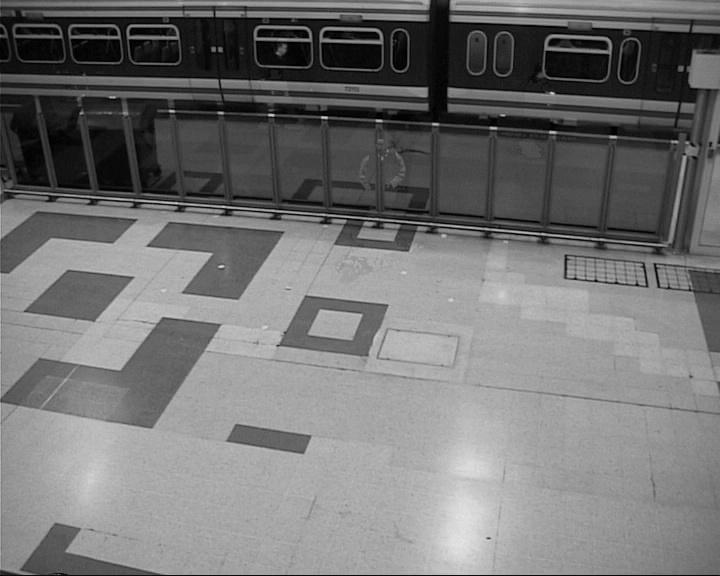
#> input picture back.jpg, 720 x 576 px, found by its file name
$ python count_person.py
#> lines starting #> are read from the running program, lines starting #| are printed output that depends on the picture; after the words box and inside, x2 and y2 are one past the last pixel; in counts of white or black regions, pixels touching at a corner belong together; pictures that were not available may be replaced by others from this repository, and a replacement may not be noted
### code/sub_find_Back.py
import cv2
import numpy as np
import datetime
import os
import time

def subFiltter(img, filtter: int):
    """
    输入图片将其按阈值过滤
    :param img: 源图片（灰度图）
    :param filtter: 阈值
    :return: 无返回值，在原图片基础上修改
    """
    imginfo = img.shape
    hei = imginfo[0]
    wid = imginfo[1]
    # 设置阈值将二者转换为白色底图
    for i in range(hei):
        for j in range(wid):
            if img[i, j] < filtter:
                img[i, j] = 255
            else:
                continue


# [204 lines left out: functions subGetBack, video_read, person_count, counts, not called in this run]

### code/count_person.py
import cv2
import sub_find_Back
import numpy as np
import copy
img1 = cv2.imread('../new/back.jpg', 0)
#> img1 is the input picture: shape (576, 720); min 0, max 228, mean 115.5
img2 = cv2.imread('capture_image_155.jpg', 0)
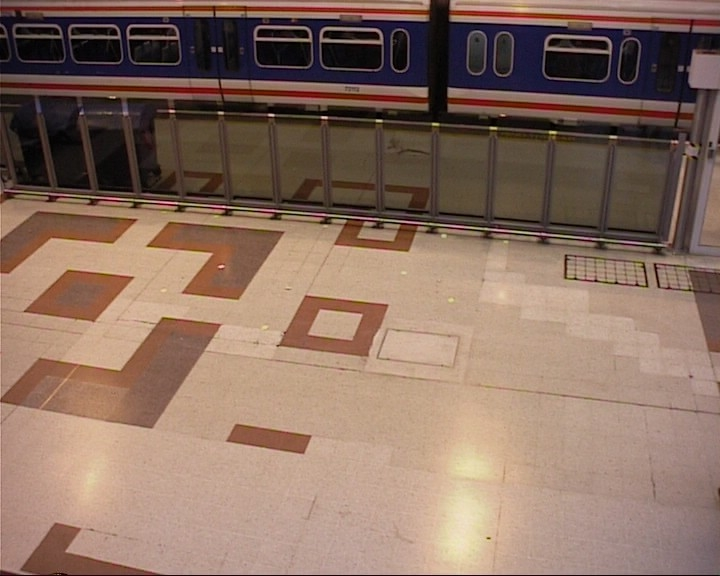
#> input picture code/source/testp.jpg, 720 x 576 px, given in place of capture_image_155.jpg, which was not available
#> img2: shape (576, 720); min 0, max 229, mean 117.9
img2_copy = copy.deepcopy(img2)
imgInfo = img1.shape
#> imgInfo = (576, 720)
hei = imgInfo[0]
#> hei = 576
wid = imgInfo[1]
#> wid = 720
sub = img1 - img2
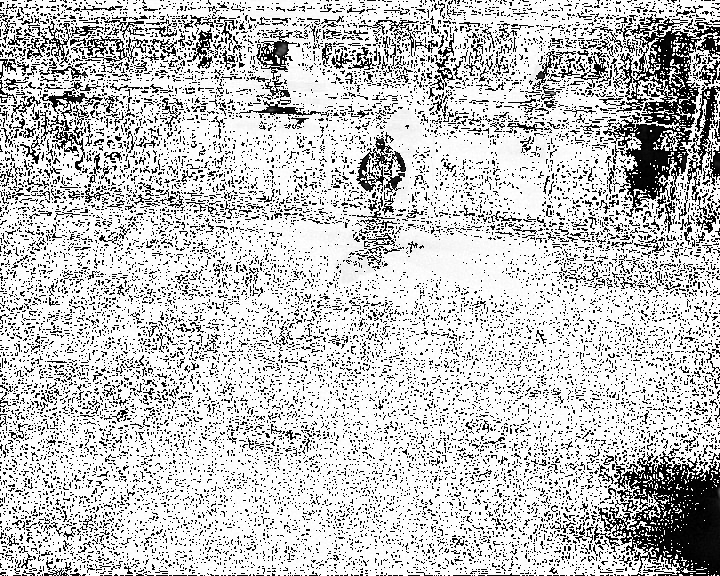
#> sub: shape (576, 720); min 0, max 255, mean 196.8
sub_back = img2 - img1
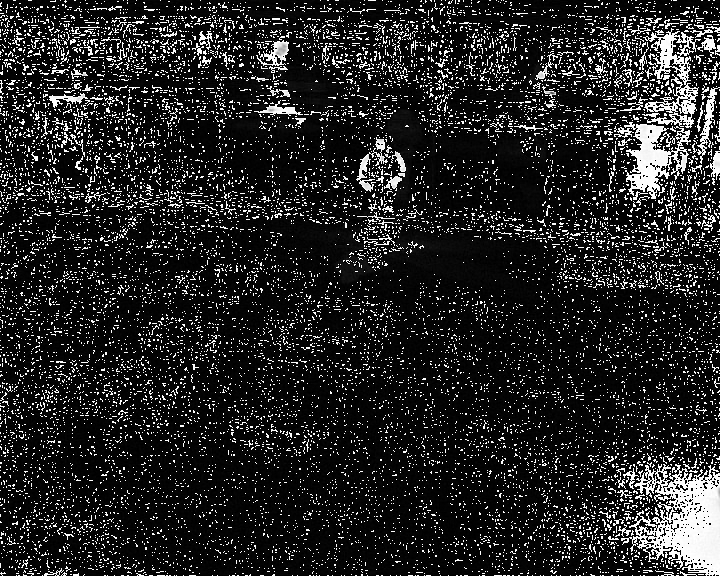
#> sub_back: shape (576, 720); min 0, max 255, mean 36.2
sub_find_Back.subFiltter(sub, 20)
#> after the loop in subFiltter, `for i in range(hei):`:
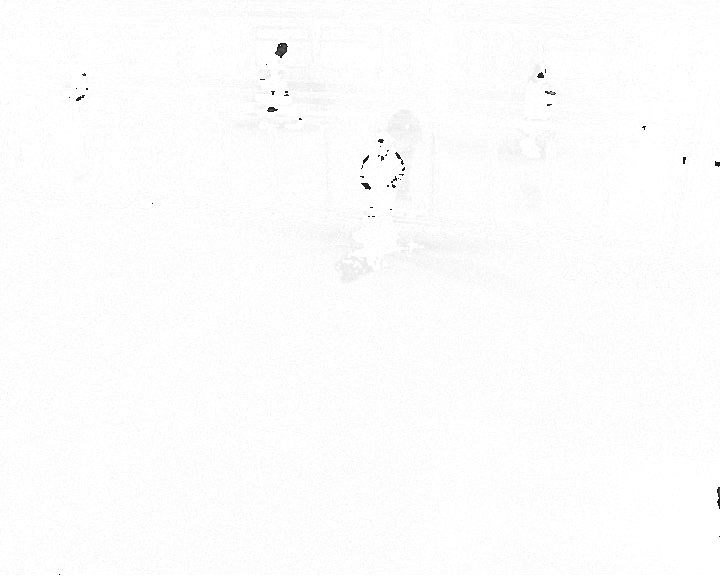
#> img: shape (576, 720); min 20, max 255, mean 252.7
sub_find_Back.subFiltter(sub_back, 20)
# 二值化
ret_sub, bS = cv2.threshold(sub, 80, 255, cv2.THRESH_BINARY_INV)
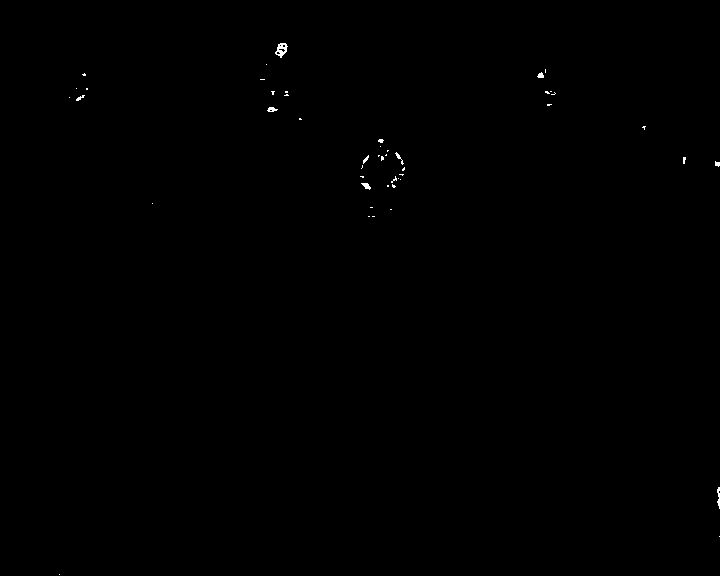
#> bS: shape (576, 720); 0.14% white in thin lines or dots, all inside (x1, y1, x2, y2) = (59, 43, 720, 575)
ret_sub_2, bB = cv2.threshold(sub_back, 200, 255, cv2.THRESH_BINARY_INV)
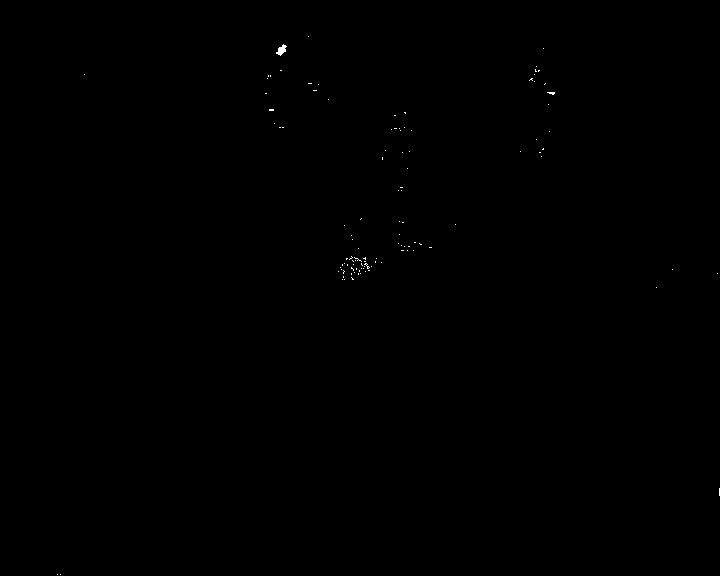
#> bB: shape (576, 720); 0.07% white in thin lines or dots, all inside (x1, y1, x2, y2) = (57, 36, 720, 575)
add = cv2.add(bS, bB)
#> add: shape (576, 720); 0.19% white; 148 white regions (138 under 20 px), largest, box (x1, y1, x2, y2) and area: (275, 43, 288, 58) 122, (717, 487, 720, 509) 45, (361, 183, 371, 190) 39

kernel1 = np.ones((5, 5), np.uint8)
close = cv2.erode(add, kernel1, 1)
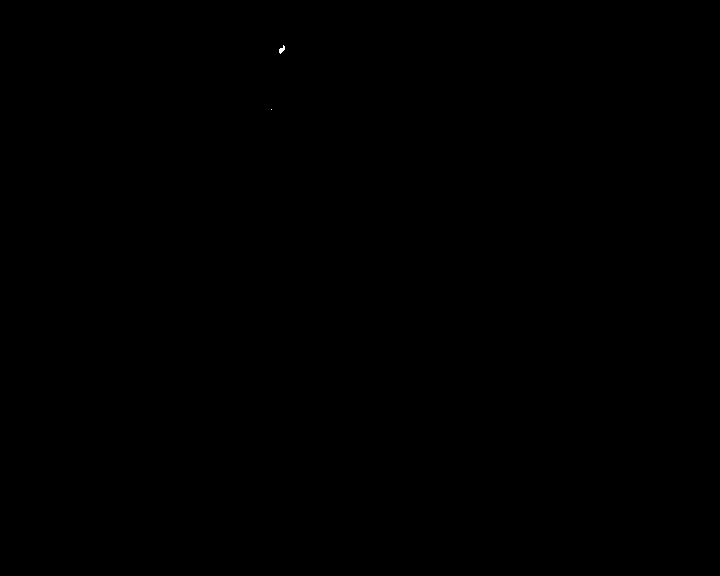
#> close: shape (576, 720); 0.01% white; 2 white regions (1 under 20 px), largest, box (x1, y1, x2, y2) and area: (279, 45, 285, 54) 29
# close = cv2.morphologyEx(add, cv2.MORPH_CLOSE, kernel1, 4)
dst2 = np.zeros((hei, wid, 1), np.uint8)
for i in range(hei):
    for j in range(wid):
        dst2[i, j] = 255
#> dst2: shape (576, 720, 1); every value is 255
counts = 0
contours_back, hierarchy_back = cv2.findContours(close, cv2.RETR_EXTERNAL, cv2.CHAIN_APPROX_SIMPLE)
#> contours_back = 2 contours, all with area under 20
list_rea = []
for i in contours_back:
    # 当当前检测的面积小于阈值
    rea = cv2.contourArea(i)
    if rea > 400:
        list_rea.append(rea)
        (x, y, w, h) = cv2.boundingRect(i)
        counts += 1
        cv2.rectangle(close, (x, y), (x + w, y + h), (255, 255, 255), 2)
        cv2.rectangle(img2, (x, y), (x + w, y + h), (255, 255, 255), 2)
        print(rea)
#> this loop made 2 passes
#> (i, rea) on pass 1: ([[271, 109]], 0)
#> rea on pass 2: 19
#> after the loop, counts = 0; list_rea = []
cv2.imwrite('da3.jpg', close)
print(counts)
#| 0
cv2.waitKey(0)
